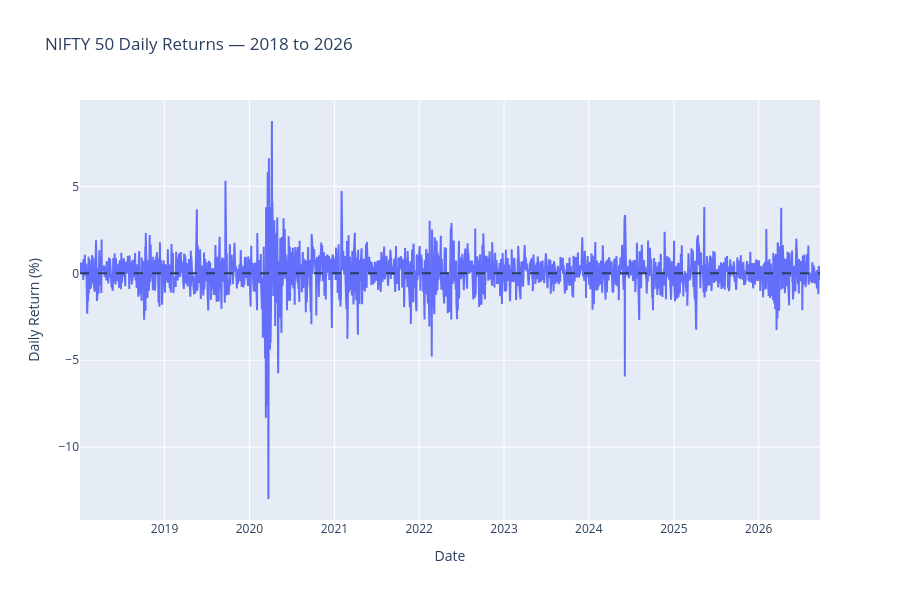

This figure's notebook cell:
### Code cell
import plotly.graph_objects as go

fig = go.Figure()

fig.add_trace(
    go.Scatter(
        x=clean_nifty["Date"],
        y=clean_nifty["Simple_Return"] * 100,
        mode="lines",
        name="Daily Return"
    )
)

fig.add_hline(
    y=0,
    line_dash="dash"
)

fig.update_layout(
    title="NIFTY 50 Daily Returns — 2018 to 2026",
    xaxis_title="Date",
    yaxis_title="Daily Return (%)",
    hovermode="x unified",
    height=600
)

fig.show()

### Figure 1 — Plotly figure (JSON) as saved in the notebook; plotly's stock layout.template omitted (floating-point values rounded to 4 significant figures; data arrays with more than 128 entries replaced by an {"elided": "..."} marker saying what was removed)
{"data": [{"mode": "lines", "name": "Daily Return", "type": "scatter", "x": {"elided": "2150 str values"}, "y": {"elided": "2150 float values"}}], "layout": {"height": 600, "hovermode": "x unified", "shapes": [{"line": {"dash": "dash"}, "type": "line", "x0": 0, "x1": 1, "xref": "x domain", "y0": 0, "y1": 0, "yref": "y"}], "title": {"text": "NIFTY 50 Daily Returns — 2018 to 2026"}, "xaxis": {"title": {"text": "Date"}}, "yaxis": {"title": {"text": "Daily Return (%)"}}}}
